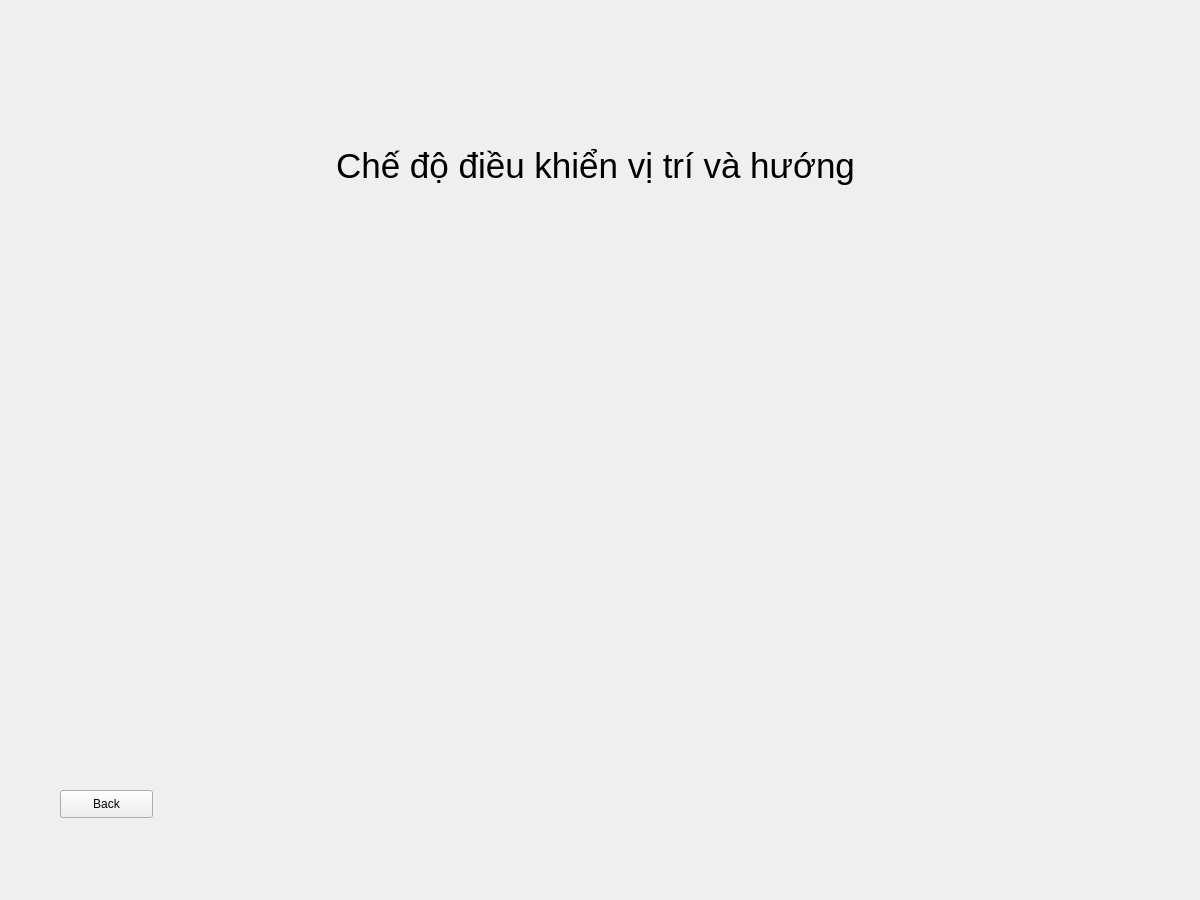
<?xml version="1.0" encoding="UTF-8"?>
<ui version="4.0">
 <class>Window1</class>
 <widget class="QWidget" name="Window1">
  <property name="geometry">
   <rect>
    <x>0</x>
    <y>0</y>
    <width>1200</width>
    <height>900</height>
   </rect>
  </property>
  <property name="windowTitle">
   <string>Window1</string>
  </property>
  <widget class="QPushButton" name="BackButton">
   <property name="geometry">
    <rect>
     <x>60</x>
     <y>790</y>
     <width>93</width>
     <height>28</height>
    </rect>
   </property>
   <property name="text">
    <string>Back</string>
   </property>
  </widget>
  <widget class="QLabel" name="label">
   <property name="geometry">
    <rect>
     <x>0</x>
     <y>100</y>
     <width>1191</width>
     <height>131</height>
    </rect>
   </property>
   <property name="font">
    <font>
     <family>Segoe UI</family>
     <pointsize>26</pointsize>
    </font>
   </property>
   <property name="text">
    <string>Chế độ điều khiển vị trí và hướng</string>
   </property>
   <property name="alignment">
    <set>Qt::AlignCenter</set>
   </property>
  </widget>
 </widget>
 <resources/>
 <connections/>
</ui>
